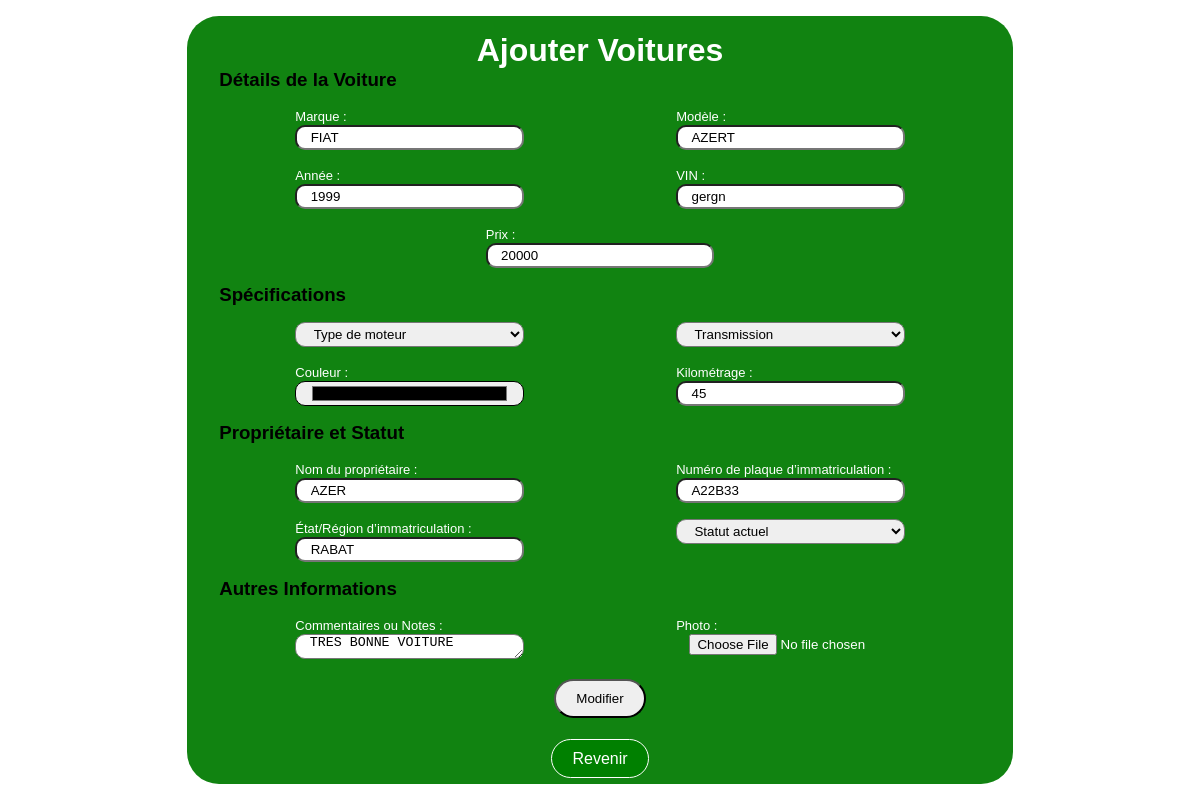
/php/editCar.php?id=1, run on the app's committed database.
### tables this page shows
CREATE TABLE cars(
    id_cars int AUTO_INCREMENT PRIMARY KEY,
    marque varchar(50),
    model varchar(50),
    annee int(3),
    vin varchar(50) UNIQUE,
    prix int(3),
    type_moteur varchar(50),
    transmission varchar(50),
    couleur varchar(50),
    kilometre int(3),
    nom_proprietaire varchar(50),
    numero_plaque varchar(50),
    etat_region varchar(50),
    statut_actuel varchar(50),
    Commentaires_Notes varchar(50),
    photo varchar(50));

### php/editCar.php (the view, shortened to what this page needs)
<?php
include "connect.php";
$id = $_GET['id'];
$query = "SELECT * from cars where id_cars = $id";
$result = mysqli_query($con, $query);
$car = mysqli_fetch_assoc($result);
?>
<!DOCTYPE html>
<html lang="en">
<head>
    <link rel="stylesheet" href="../css/addCar.css">
</head>
<body>
    <div class="container">
        <div class="form">
            <h1>Ajouter Voitures</h1>
            <form action="" method="post" enctype="multipart/form-data">
                <h3>Détails de la Voiture</h3>
                <div class="infos">
                    <div class="info">
                        <label for="marque">Marque :</label>
                        <input type="text" value="<?= $car['marque'] ?>" name="marque" id="marque">
                    </div>
                    <div class="info">
                        <label for="model">Modèle :</label>
                        <input type="text" value="<?= $car['model'] ?>" name="model" id="model">
                    </div>
                </div>
                <div class="infos">
                    <div class="info">
                        <label for="annee">Année :</label>
                        <input type="number" value="<?= $car['annee'] ?>" name="annee" id="annee">
                    </div>
                    <div class="info">
                        <label for="vin">VIN :</label>
                        <input type="text" name="vin" value="<?= $car['vin'] ?>" id="vin" placeholder="Numéro d’identification du véhicule...">
                    </div>
                </div>
                <div class="infos">
                    <div class="info">
                        <label for="prix">Prix :</label>
                        <input type="number" value="<?= $car['prix'] ?>" name="prix" id="prix">
                    </div>
                </div>
                <h3>Spécifications</h3>
                <div class="infos">
                    <div class="info">
                        <select name="type" id="type">
                            <option value="ne pas sélectionner" <?php echo $car['type_moteur'] == 'ne pas sélectionner' ? 'selected' : '' ?>>Type de moteur</option>
                        </select>
                    </div>
                    <div class="info">
                        <select name="transmission" id="transmission">
                            <option value="ne pas sélectionner" <?php echo $car['type_moteur'] == 'ne pas sélectionner' ? 'selected' : '' ?>>Transmission</option>
                        </select>
                    </div>
                </div>
                <div class="infos">
                    <div class="info">
                        <label for="couleur">Couleur :</label>
                        <input type="color" value="<?= $car['couleur'] ?>" name="couleur" id="couleur">
                    </div>
                    <div class="info">
                        <label for="km">Kilométrage :</label>
                        <input type="number" value="<?= $car['kilometre'] ?>" name="kilometre" id="km">
                    </div>
                </div>
                <h3>Propriétaire et Statut</h3>
                <div class="infos">
                    <div class="info">
                        <label for="nom_proprietaire">Nom du propriétaire :</label>
                        <input type="text" value="<?= $car['nom_proprietaire'] ?>" name="nom_proprietaire" id="nom_proprietaire">
                    </div>
                    <div class="info">
                        <label for="NP">Numéro de plaque d’immatriculation :</label>
                        <input type="text" value="<?= $car['numero_plaque'] ?>" name="numero_plaque" id="NP">
                    </div>
                </div>
                <div class="infos">
                    <div class="info">
                        <label for="etat_region">État/Région d’immatriculation :</label>
                        <input type="text" value="<?= $car['etat_region'] ?>" name="etat_region" id="etat_region">
                    </div>
                    <div class="info">
                        <select name="statut_actuel" id="statut_actuel">
                            <option value="ne pas sélectionner" <?php echo $car['type_moteur'] == 'ne pas sélectionner' ? 'selected' : '' ?>>Statut actuel</option>
                        </select>
                    </div>
                </div>
                <h3>Autres Informations</h3>
                <div class="infos">
                    <div class="info">
                        <label for="Commentaires_Notes">Commentaires ou Notes :</label>
                        <textarea name="Commentaires_Notes" value="<?= $car['Commentaires_Notes'] ?>" id="Commentaires_Notes"><?= $car['Commentaires_Notes'] ?></textarea>
                    </div>
                    <div class="info">
                        <label for="photo">Photo :</label>
                        <input type="file" name="photo" id="photo">
                    </div>
                </div>
                <div class="btn">
                    <input type="submit" name="submit" value="Modifier">
                </div>
                <div class="a">
                    <a href="tableCars.php">Revenir</a>
                </div>
            </form>
        </div>
    </div>
</body>
</html>

### css/addCar.css (style rules this page uses)
* { padding: 0; margin: 0; box-sizing: border-box; }
body { width: 100%; height: 100vh; font-family: Arial, Helvetica, sans-serif; color: #fff; background-color: white; }
.container { width: 100%; display: flex; justify-content: center; height: 100%; align-items: center; }
h1 { text-align: center; }
.form { background-color: rgb(17, 131, 17); width: auto; padding: 1em 2em; border-radius: 2em; }
h3 { color: black; }
label { font-size: 13px; }
.infos { width: 100%; display: flex; justify-content: space-around; margin: 1em 0; }
.info { width: 30%; }
.info input, select, textarea { width: 100%; height: 25px; border-radius: 10px; padding: 0 1em; }
.btn { display: flex; width: 100%; justify-content: center; }
.btn input { padding: 10px 20px; border-radius: 2em; transition: .6s ease; }

### php/editCar.php (style rules this page uses)
.a { text-align: center; margin-top: 2em; }
.a a { text-decoration: none; color: #fff; border: 1px solid #fff; background-color: green; padding: 10px 20px; border-radius: 2em; transition: .6s ease; }

### data on the page
cars: marque "FIAT", model "AZERT", annee "1999", vin "gergn", prix "20000", couleur "#000000", kilometre "45", nom_proprietaire "AZER", numero_plaque "A22B33", etat_region "RABAT", Commentaires_Notes "TRES BONNE VOITURE"
